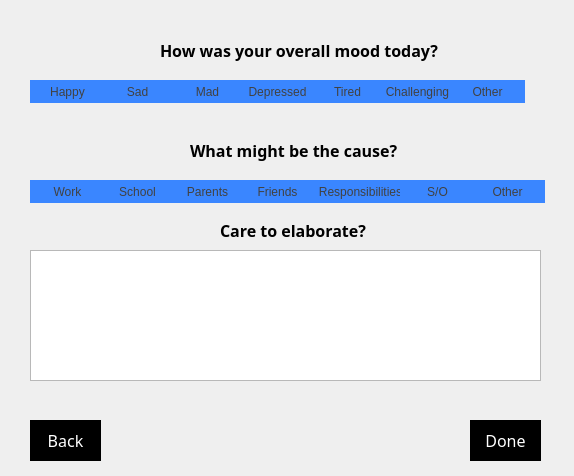
<?xml version="1.0" encoding="UTF-8"?>
<ui version="4.0">
 <class>Form</class>
 <widget class="QWidget" name="Form">
  <property name="geometry">
   <rect>
    <x>0</x>
    <y>0</y>
    <width>574</width>
    <height>476</height>
   </rect>
  </property>
  <property name="windowTitle">
   <string>Form</string>
  </property>
  <widget class="QPushButton" name="HappyButton">
   <property name="geometry">
    <rect>
     <x>30</x>
     <y>80</y>
     <width>75</width>
     <height>23</height>
    </rect>
   </property>
   <property name="styleSheet">
    <string notr="true">QPushButton{
	border-radius: 8pt;
	background-color: rgb(58, 134, 255);
	color: rgb(65, 65, 65);
}
QPushButton:hover {
	background-color: rgb(253, 255, 103);
	color: rgb(65, 65, 65);	
}

QPushButton:pressed {
	background-color: rgb(78, 134, 255);
	
}</string>
   </property>
   <property name="text">
    <string>Happy</string>
   </property>
  </widget>
  <widget class="QPushButton" name="SadButton">
   <property name="geometry">
    <rect>
     <x>100</x>
     <y>80</y>
     <width>75</width>
     <height>23</height>
    </rect>
   </property>
   <property name="styleSheet">
    <string notr="true">QPushButton{
	border-radius: 8pt;
	background-color: rgb(58, 134, 255);
	color: rgb(65, 65, 65);
}
QPushButton:hover {
	background-color: rgb(253, 255, 103);
	color: rgb(65, 65, 65);
	
}
QPushButton:pressed {
	background-color: rgb(78, 134, 255);
	
}</string>
   </property>
   <property name="text">
    <string>Sad</string>
   </property>
  </widget>
  <widget class="QPushButton" name="MadButton">
   <property name="geometry">
    <rect>
     <x>170</x>
     <y>80</y>
     <width>75</width>
     <height>23</height>
    </rect>
   </property>
   <property name="styleSheet">
    <string notr="true">QPushButton{
	border-radius: 8pt;
	background-color: rgb(58, 134, 255);
	color: rgb(65, 65, 65);
}
QPushButton:hover {
	background-color: rgb(253, 255, 103);
	color: rgb(65, 65, 65);
	
}
QPushButton:pressed {
	background-color: rgb(78, 134, 255);
	
}</string>
   </property>
   <property name="text">
    <string>Mad</string>
   </property>
  </widget>
  <widget class="QPushButton" name="DepressedButton">
   <property name="geometry">
    <rect>
     <x>240</x>
     <y>80</y>
     <width>75</width>
     <height>23</height>
    </rect>
   </property>
   <property name="styleSheet">
    <string notr="true">QPushButton{
	border-radius: 8pt;
	background-color: rgb(58, 134, 255);
	color: rgb(65, 65, 65);
}
QPushButton:hover {
	background-color: rgb(253, 255, 103);
	color: rgb(65, 65, 65);
	
}
QPushButton:pressed {
	background-color: rgb(78, 134, 255);
	
}</string>
   </property>
   <property name="text">
    <string>Depressed</string>
   </property>
  </widget>
  <widget class="QPushButton" name="TiredButton">
   <property name="geometry">
    <rect>
     <x>310</x>
     <y>80</y>
     <width>75</width>
     <height>23</height>
    </rect>
   </property>
   <property name="styleSheet">
    <string notr="true">QPushButton{
	border-radius: 8pt;
	background-color: rgb(58, 134, 255);
	color: rgb(65, 65, 65);
}
QPushButton:hover {
	background-color: rgb(253, 255, 103);
	color: rgb(65, 65, 65);
	
}
QPushButton:pressed {
	background-color: rgb(78, 134, 255);
	
}</string>
   </property>
   <property name="text">
    <string>Tired</string>
   </property>
  </widget>
  <widget class="QPushButton" name="ChallengingButton">
   <property name="geometry">
    <rect>
     <x>380</x>
     <y>80</y>
     <width>75</width>
     <height>23</height>
    </rect>
   </property>
   <property name="styleSheet">
    <string notr="true">QPushButton{
	border-radius: 8pt;
	background-color: rgb(58, 134, 255);
	color: rgb(65, 65, 65);
}
QPushButton:hover {
	background-color: rgb(253, 255, 103);
	color: rgb(65, 65, 65);
	
}
QPushButton:pressed {
	background-color: rgb(78, 134, 255);
	
}</string>
   </property>
   <property name="text">
    <string>Challenging</string>
   </property>
  </widget>
  <widget class="QPushButton" name="OtherButton">
   <property name="geometry">
    <rect>
     <x>450</x>
     <y>80</y>
     <width>75</width>
     <height>23</height>
    </rect>
   </property>
   <property name="styleSheet">
    <string notr="true">QPushButton{
	border-radius: 8pt;
	background-color: rgb(58, 134, 255);
	color: rgb(65, 65, 65);
}
QPushButton:hover {
	background-color: rgb(253, 255, 103);
	color: rgb(65, 65, 65);
	
}
QPushButton:pressed {
	background-color: rgb(78, 134, 255);
	
}</string>
   </property>
   <property name="text">
    <string>Other</string>
   </property>
  </widget>
  <widget class="QPushButton" name="WorkButton">
   <property name="geometry">
    <rect>
     <x>30</x>
     <y>180</y>
     <width>75</width>
     <height>23</height>
    </rect>
   </property>
   <property name="styleSheet">
    <string notr="true">QPushButton{
	border-radius: 8pt;
	background-color: rgb(58, 134, 255);
	color: rgb(65, 65, 65);
}
QPushButton:hover {
	background-color: rgb(253, 255, 103);
	color: rgb(65, 65, 65);
	
}
QPushButton:pressed {
	background-color: rgb(78, 134, 255);
	
}</string>
   </property>
   <property name="text">
    <string>Work</string>
   </property>
  </widget>
  <widget class="QPushButton" name="SchoolButton">
   <property name="geometry">
    <rect>
     <x>100</x>
     <y>180</y>
     <width>75</width>
     <height>23</height>
    </rect>
   </property>
   <property name="styleSheet">
    <string notr="true">QPushButton{
	border-radius: 8pt;
	background-color: rgb(58, 134, 255);
	color: rgb(65, 65, 65);
}
QPushButton:hover {
	background-color: rgb(253, 255, 103);
	color: rgb(65, 65, 65);
}
QPushButton:pressed {
	background-color: rgb(78, 134, 255);
	
}</string>
   </property>
   <property name="text">
    <string>School</string>
   </property>
  </widget>
  <widget class="QPushButton" name="ParentsButton">
   <property name="geometry">
    <rect>
     <x>170</x>
     <y>180</y>
     <width>75</width>
     <height>23</height>
    </rect>
   </property>
   <property name="styleSheet">
    <string notr="true">QPushButton{
	border-radius: 8pt;
	background-color: rgb(58, 134, 255);
	color: rgb(65, 65, 65);
}
QPushButton:hover {
	background-color: rgb(253, 255, 103);
	color: rgb(65, 65, 65);
	
}
QPushButton:pressed {
	background-color: rgb(78, 134, 255);
	
}</string>
   </property>
   <property name="text">
    <string>Parents</string>
   </property>
  </widget>
  <widget class="QPushButton" name="FriendsButton">
   <property name="geometry">
    <rect>
     <x>240</x>
     <y>180</y>
     <width>75</width>
     <height>23</height>
    </rect>
   </property>
   <property name="styleSheet">
    <string notr="true">QPushButton{
	border-radius: 8pt;
	background-color: rgb(58, 134, 255);
	color: rgb(65, 65, 65);
}
QPushButton:hover {
	background-color: rgb(253, 255, 103);
	color: rgb(65, 65, 65);
	
}
QPushButton:pressed {
	background-color: rgb(78, 134, 255);
	
}</string>
   </property>
   <property name="text">
    <string>Friends</string>
   </property>
  </widget>
  <widget class="QPushButton" name="ResponsibilitiesButton">
   <property name="geometry">
    <rect>
     <x>310</x>
     <y>180</y>
     <width>101</width>
     <height>23</height>
    </rect>
   </property>
   <property name="styleSheet">
    <string notr="true">QPushButton{
	border-radius: 8pt;
	background-color: rgb(58, 134, 255);
	color: rgb(65, 65, 65);
}
QPushButton:hover {
	background-color: rgb(253, 255, 103);
	color: rgb(65, 65, 65);
	
}
QPushButton:pressed {
	background-color: rgb(78, 134, 255);
	
}</string>
   </property>
   <property name="text">
    <string>Responsibilities</string>
   </property>
  </widget>
  <widget class="QPushButton" name="SoButton">
   <property name="geometry">
    <rect>
     <x>400</x>
     <y>180</y>
     <width>75</width>
     <height>23</height>
    </rect>
   </property>
   <property name="styleSheet">
    <string notr="true">QPushButton{
	border-radius: 8pt;
	background-color: rgb(58, 134, 255);
	color: rgb(65, 65, 65);
}
QPushButton:hover {
	background-color: rgb(253, 255, 103);
	color: rgb(65, 65, 65);
	
}
QPushButton:pressed {
	background-color: rgb(78, 134, 255);
	
}</string>
   </property>
   <property name="text">
    <string>S/O</string>
   </property>
  </widget>
  <widget class="QPushButton" name="OtherButton2">
   <property name="geometry">
    <rect>
     <x>470</x>
     <y>180</y>
     <width>75</width>
     <height>23</height>
    </rect>
   </property>
   <property name="styleSheet">
    <string notr="true">QPushButton{
	border-radius: 8pt;
	background-color: rgb(58, 134, 255);
	color: rgb(65, 65, 65);
}
QPushButton:hover {
	background-color: rgb(253, 255, 103);
	color: rgb(65, 65, 65);
	
}
QPushButton:pressed {
	background-color: rgb(78, 134, 255);
	
}</string>
   </property>
   <property name="text">
    <string>Other</string>
   </property>
  </widget>
  <widget class="QLabel" name="label2">
   <property name="geometry">
    <rect>
     <x>190</x>
     <y>130</y>
     <width>221</width>
     <height>41</height>
    </rect>
   </property>
   <property name="font">
    <font>
     <family>Rockwell</family>
     <pointsize>12</pointsize>
     <weight>75</weight>
     <bold>true</bold>
    </font>
   </property>
   <property name="text">
    <string>What might be the cause?</string>
   </property>
  </widget>
  <widget class="QLabel" name="label1">
   <property name="geometry">
    <rect>
     <x>160</x>
     <y>40</y>
     <width>281</width>
     <height>21</height>
    </rect>
   </property>
   <property name="font">
    <font>
     <family>Rockwell</family>
     <pointsize>12</pointsize>
     <weight>75</weight>
     <bold>true</bold>
    </font>
   </property>
   <property name="text">
    <string>How was your overall mood today?</string>
   </property>
  </widget>
  <widget class="QPlainTextEdit" name="plainTextEdit">
   <property name="geometry">
    <rect>
     <x>30</x>
     <y>250</y>
     <width>511</width>
     <height>131</height>
    </rect>
   </property>
   <property name="font">
    <font>
     <family>MS Sans Serif</family>
     <pointsize>15</pointsize>
    </font>
   </property>
  </widget>
  <widget class="QLabel" name="label3">
   <property name="geometry">
    <rect>
     <x>220</x>
     <y>220</y>
     <width>161</width>
     <height>20</height>
    </rect>
   </property>
   <property name="font">
    <font>
     <family>Rockwell</family>
     <pointsize>12</pointsize>
     <weight>75</weight>
     <bold>true</bold>
     <underline>false</underline>
    </font>
   </property>
   <property name="text">
    <string>Care to elaborate?</string>
   </property>
  </widget>
  <widget class="QPushButton" name="BackButton">
   <property name="geometry">
    <rect>
     <x>30</x>
     <y>420</y>
     <width>71</width>
     <height>41</height>
    </rect>
   </property>
   <property name="font">
    <font>
     <family>Rockwell</family>
     <pointsize>12</pointsize>
    </font>
   </property>
   <property name="styleSheet">
    <string notr="true">QPushButton{
	border-radius: 8pt;
	background-color: rgb(0, 0, 0);
	color: rgb(255, 255, 255);
}
QPushButton:hover {
	background-color: rgb(120, 120, 120);
	color: rgb(255, 255, 255);
}
QPushButton:pressed {
	background-color: rgb(20, 0, 0);
	
}</string>
   </property>
   <property name="text">
    <string>Back</string>
   </property>
  </widget>
  <widget class="QPushButton" name="DoneButton">
   <property name="geometry">
    <rect>
     <x>470</x>
     <y>420</y>
     <width>71</width>
     <height>41</height>
    </rect>
   </property>
   <property name="font">
    <font>
     <family>Rockwell</family>
     <pointsize>12</pointsize>
    </font>
   </property>
   <property name="styleSheet">
    <string notr="true">QPushButton{
	border-radius: 8pt;
	background-color: rgb(0, 0, 0);
	color: rgb(255, 255, 255);
}
QPushButton:hover {
	background-color: rgb(120, 120, 120);
	color: rgb(255, 255, 255);
}
QPushButton:pressed {
	background-color: rgb(20, 0, 0);
	
}</string>
   </property>
   <property name="text">
    <string>Done</string>
   </property>
  </widget>
 </widget>
 <resources/>
 <connections/>
</ui>
